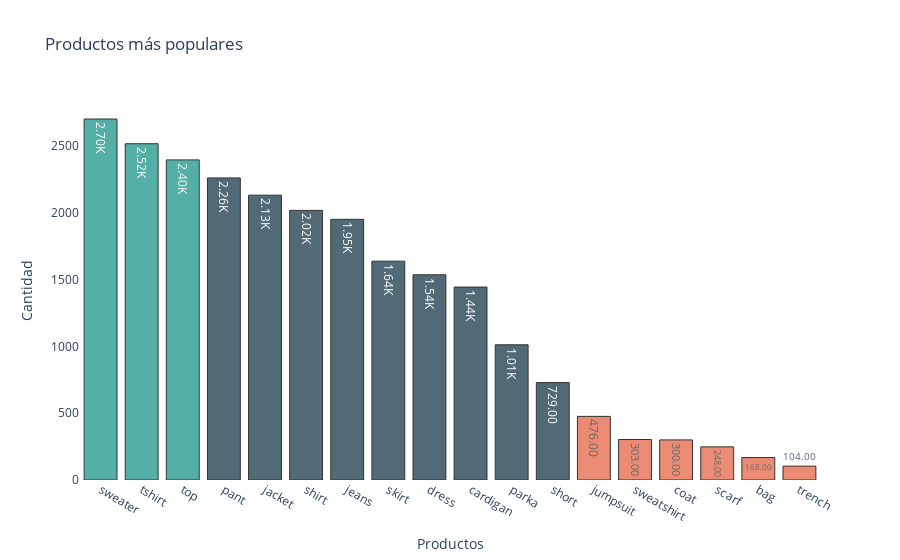

Notebook code for this chart:
### Code cell
colores = [paleta[1]] * 3 + [paleta[0]] * (len(counts_elements) - 9) + [paleta[6]] * 6
fig = go.Figure(data=[go.Bar( x=unique_elements, y=counts_elements,text=count_values,textposition='auto',texttemplate = [human_format(a) for a in counts_elements], orientation='v')])
fig.update_traces(marker_color=colores,marker_line_width=1, opacity=0.8, marker_line_color = 'black')

fig.update_layout(
    title='Productos más populares',
    xaxis_title = 'Productos',
    yaxis_title = 'Cantidad',
    paper_bgcolor='white',
    plot_bgcolor='white')

### Figure 1 — Plotly figure (JSON) as saved in the notebook; plotly's stock layout.template omitted (floating-point values rounded to 4 significant figures)
{"data": [{"marker": {"color": ["#2A9D8F", "#2A9D8F", "#2A9D8F", "#264653", "#264653", "#264653", "#264653", "#264653", "#264653", "#264653", "#264653", "#264653", "#E76F51", "#E76F51", "#E76F51", "#E76F51", "#E76F51", "#E76F51"], "line": {"color": "black", "width": 1}}, "opacity": 0.8, "orientation": "v", "text": [22234, 22470, 20522], "textposition": "auto", "texttemplate": ["2.70K", "2.52K", "2.40K", "2.26K", "2.13K", "2.02K", "1.95K", "1.64K", "1.54K", "1.44K", "1.01K", "729.00", "476.00", "303.00", "300.00", "248.00", "168.00", "104.00"], "type": "bar", "x": ["sweater", "tshirt", "top", "pant", "jacket", "shirt", "jeans", "skirt", "dress", "cardigan", "parka", "short", "jumpsuit", "sweatshirt", "coat", "scarf", "bag", "trench"], "y": [2702, 2517, 2396, 2261, 2132, 2018, 1951, 1638, 1536, 1444, 1012, 729, 476, 303, 300, 248, 168, 104]}], "layout": {"paper_bgcolor": "white", "plot_bgcolor": "white", "title": {"text": "Productos más populares"}, "xaxis": {"title": {"text": "Productos"}}, "yaxis": {"title": {"text": "Cantidad"}}}}
